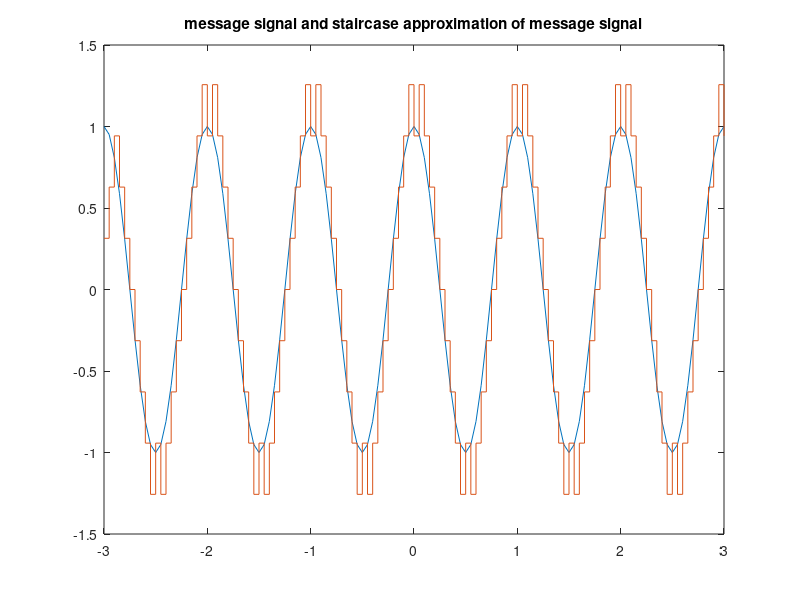
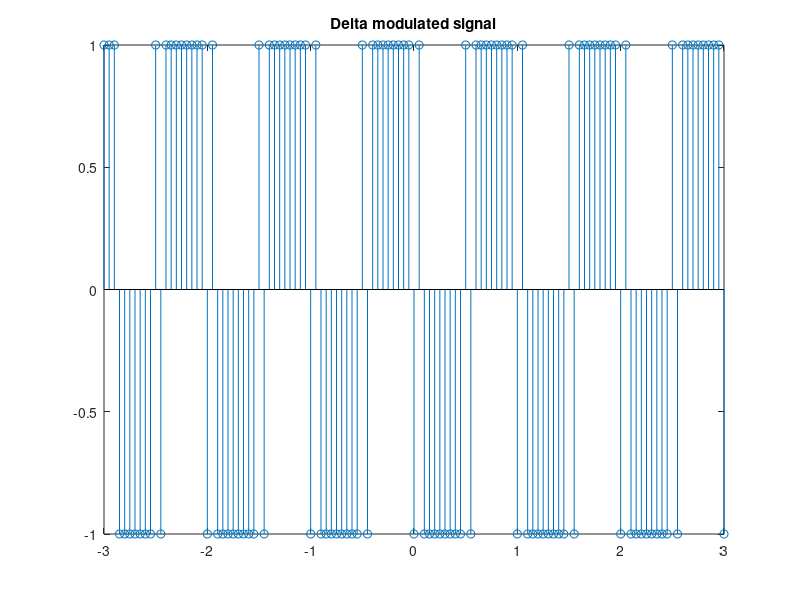
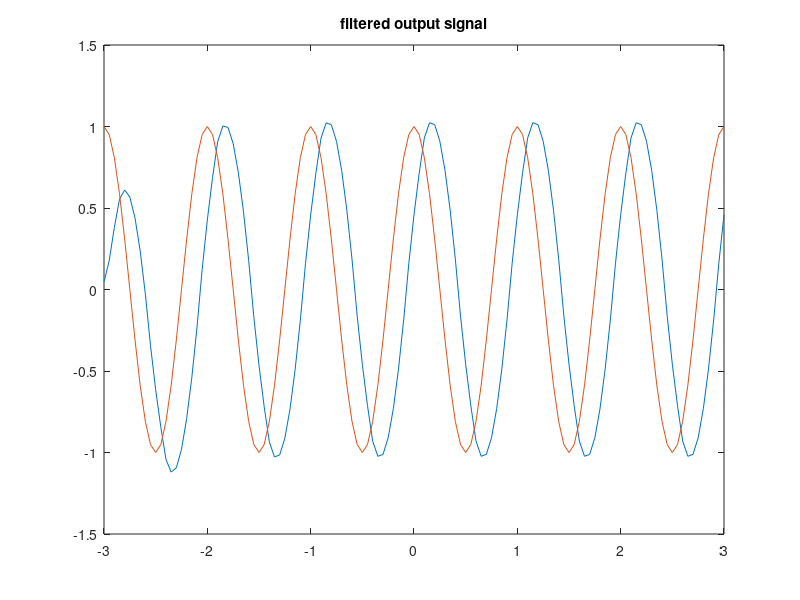

Here is the MATLAB script that generated these plots, in order:
clc
clear all
fm=1;%defining fm
fs=20*fm;%defining fs
t=-3:(1/fs):3;%defining t
am=1;%defining am
m=am*cos(2*pi*fm*t);%the message signal
del=(2*pi*fm*am)/fs;%defining del
%Running a for loop
for i=1:length(t)
    if(i==1)
        mq=0;
        d(i)=m(i);
        dq=(sign(d))*del;
        mq=dq;
    else
        d(i)=m(i)-mq(i-1);
        dq=(sign(d))*del;
        mq(i)=dq(i)+mq(i-1);
    end
end
%plotting
plot(t,m);
%holding
hold on;
stairs(t,mq);
title('message signal and staircase approximation of message signal');%title of plot
%running for loop
for n=1:length(t)
if(d(n)>0)
    dm(n)=1;
else
    dm(n)=-1;
end
end
%another figure
figure
stem(t,dm);
title('Delta modulated signal');%title of plot
n=1;
wn=fm/fs;%defining wn
[b a]=butter(n,wn,'low');
y=filter(b,a,mq);%y is output of filter
%plotting again
figure
plot(t,2*y,t,m);
title('filtered output signal');%title of the plot